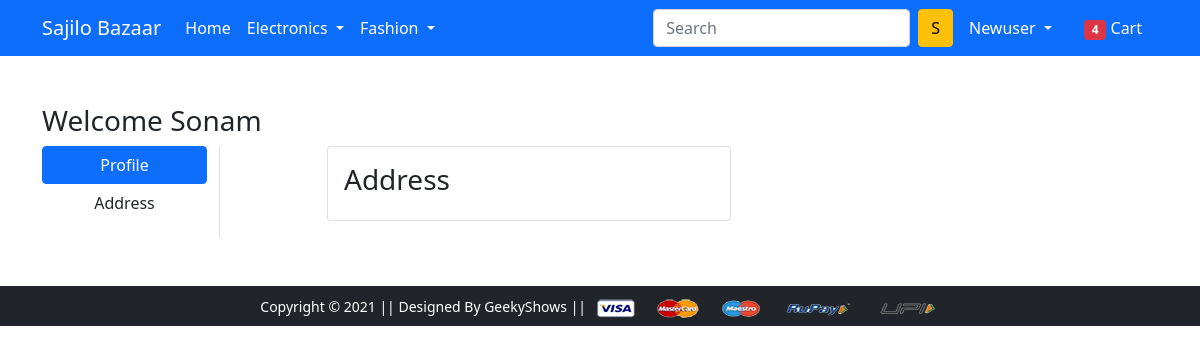
The app's page /address/ (signed in), older data.
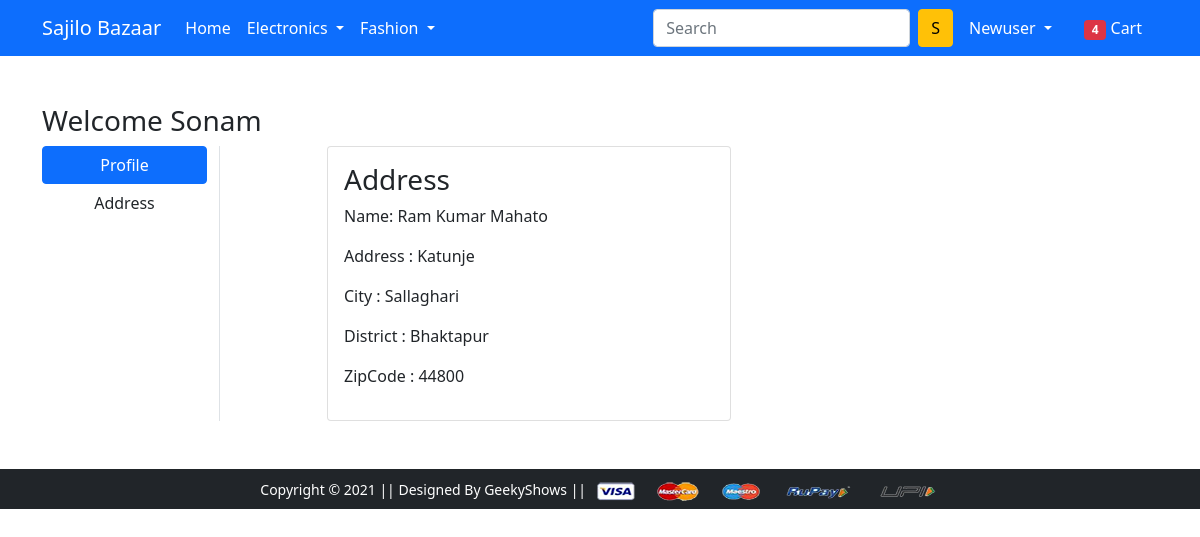
The same page, newer data.
### app/models.py (models this page shows, shortened)
class Customer(models.Model):
    user=models.ForeignKey(User,on_delete=models.CASCADE)
    name=models.CharField(max_length=100)
    locality=models.CharField(max_length=200)
    city=models.CharField(max_length=100)
    zipcode=models.IntegerField()
    district=models.CharField(choices=District_Choices,max_length=100)

### app/views.py (the view)
# urls.py: path('address/', views.AddressView.as_view(), name='address'),
class AddressView(View):
 def get(self,request):
   address=Customer.objects.filter(user=request.user)
   return render(request, 'app/address.html',{
      'address':address
  })

### app/templates/app/address.html (shortened to what this page needs)
{% extends 'app/base.html' %}
{% load static %}
{% block main-content %}
<div class="container my-5">
 <div class="row">
 <h3>Welcome Sonam</h3>
  <div class="col-sm-2 border-end">
   <ul class="list-unstyled">
    <li class="d-grid"><a href="{% url 'profile' %}" class="btn btn-primary">Profile</a></li>
    <li class="d-grid"><a href="{% url 'address' %}" class="btn">Address</a></li>
   </ul>
  </div>
  <div class="col-sm-9 offset-sm-1">
   <div class="row">
    <div class="col-sm-6">
     <div class="card">
      <div class="card-body">
       <h3>Address</h3>
       {% for add in address %}
        <p>Name: {{add.name}}</p>
        <p>Address : {{add.locality}}</p>
        <p>City : {{add.city}}</p>
        <p>District : {{add.district}}</p>
        <p>ZipCode : {{add.zipcode}}</p>
       {% endfor %}
      </div>
     </div>
    </div>
   </div>
  </div>
 </div>
</div>
{% endblock main-content %}

Row changes from the older to the newer data that the page shows:
added Customer: name "Ram Kumar Mahato", locality "Katunje", city "Sallaghari", district "Bhaktapur", zipcode "44800"
